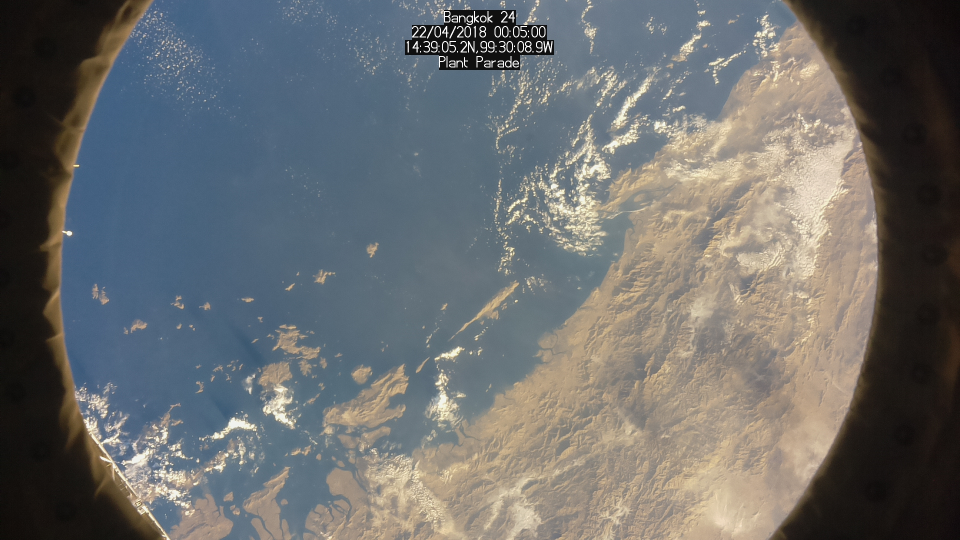
#> input picture coast.jpg, 1920 x 1080 px (shown at 1/2 size)
$ python landSeaDetection.py
#> lines starting #> are read from the running program, lines starting #| are printed output that depends on the picture; after the words box and inside, x2 and y2 are one past the last pixel; in counts of white or black regions, pixels touching at a corner belong together; long printed decimals are rounded
import numpy as np
import cv2

img = cv2.imread('coast.jpg')
#> img is the input picture: shape (1080, 1920, 3); mean B, G, R 108.9, 108.8, 107

def find_border(img):
    hsv = cv2.cvtColor(img, cv2.COLOR_BGR2HSV)
#> hsv: shape (1080, 1920, 3); mean H, S, V 55.2, 65.7, 122.9
    mask = cv2.inRange(hsv, (0,0,0), (180,255,45))
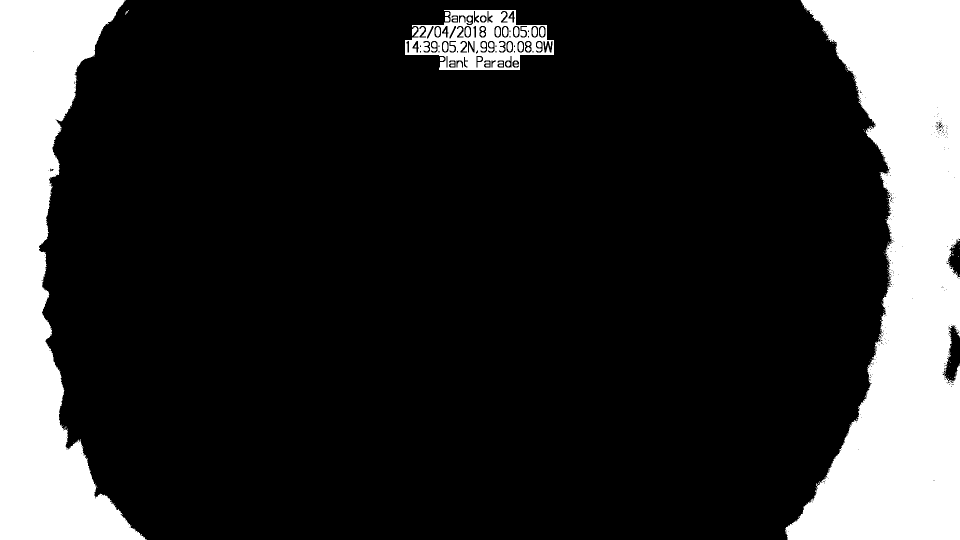
#> mask: shape (1080, 1920) (shown at 1/2 size); 18.7% white; 158 white regions (124 under 20 px), largest, box (x1, y1, x2, y2) and area: (1570, 0, 1920, 1080) 216525, (0, 0, 293, 1080) 151896, (810, 20, 1108, 140) 17359
    output = cv2.bitwise_and(img, img, mask=mask)
    return output

def find_sea(img):
    hsv = cv2.cvtColor(img, cv2.COLOR_BGR2HSV)#lav billed om fra RGB til HSV
    mask = cv2.inRange(hsv, (90,50,50), (125,255,255))#sortere pixel ud fra en tærskel værdi - returnere et sort hvidt billede
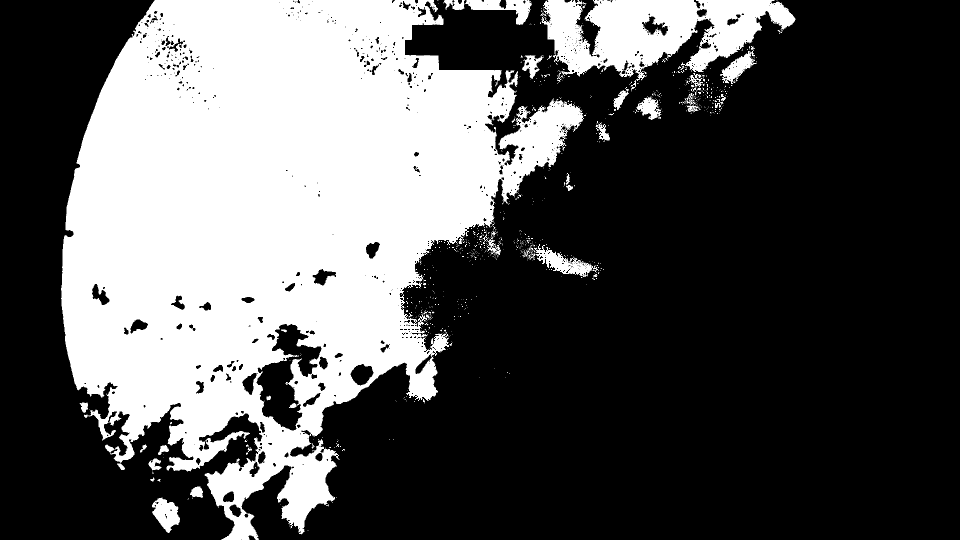
#> mask: shape (1080, 1920) (shown at 1/2 size); 33.9% white; 840 white regions (786 under 20 px), largest, box (x1, y1, x2, y2) and area: (122, 0, 1168, 1080) 634509, (1081, 0, 1591, 183) 47766, (1068, 488, 1198, 555) 2971
    output = cv2.bitwise_and(img, img, mask=mask)#returnere billede der viser pixel der har værdi inden for tærskel område, alle andre pixel er sorte.
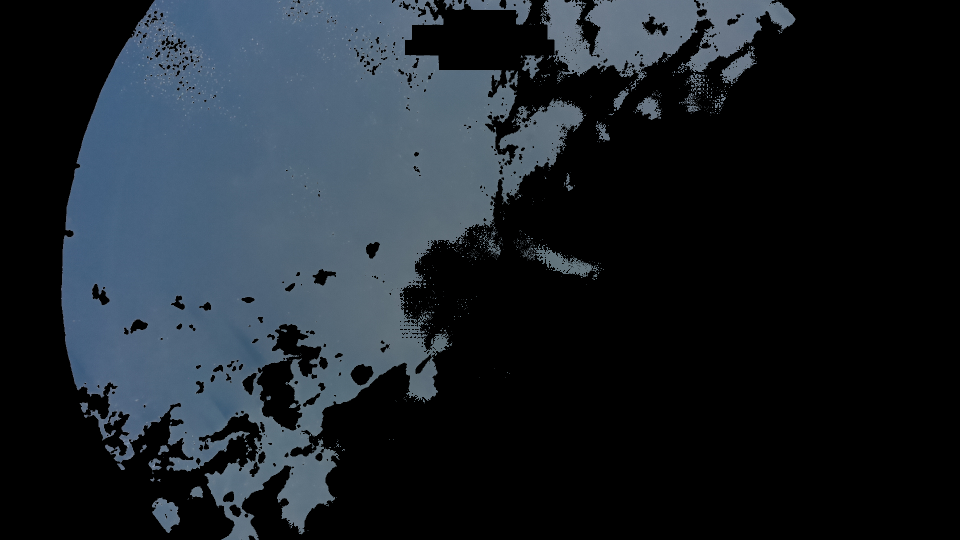
#> output: shape (1080, 1920, 3) (shown at 1/2 size); mean B, G, R 42.8, 35.9, 28.6
    return output

def find_cloud(img):
    hsv = cv2.cvtColor(img, cv2.COLOR_BGR2HSV)
    mask = cv2.inRange(hsv, (0,0,120), (180,30,255))
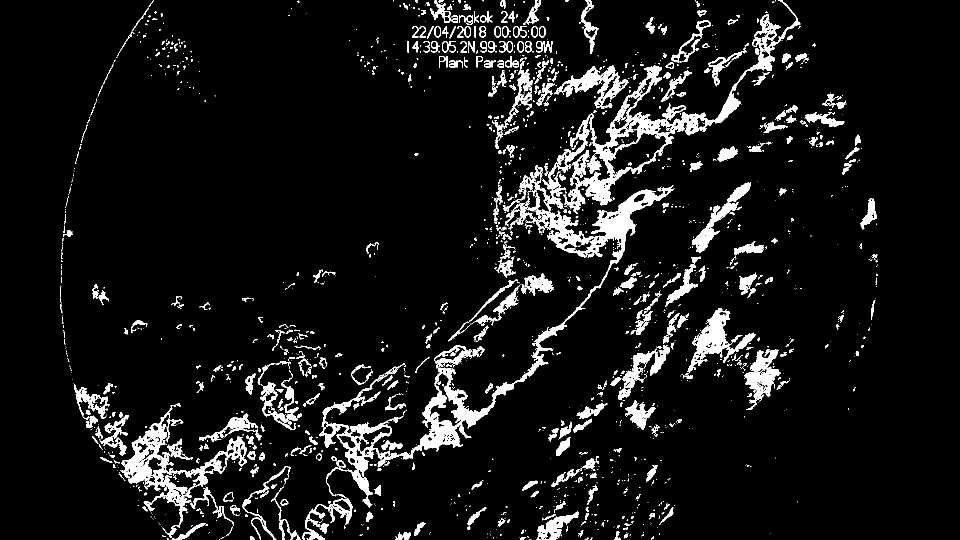
#> mask: shape (1080, 1920) (shown at 1/2 size); 7.8% white; 1828 white regions (1306 under 20 px), largest, box (x1, y1, x2, y2) and area: (638, 0, 1601, 1015) 55326, (240, 806, 494, 1076) 11139, (1375, 616, 1512, 745) 5002
    output = cv2.bitwise_and(img, img, mask=mask)
    return output

def find_ground(img, border, sea, cloud):
    output = cv2.bitwise_xor(img, border)
    output = cv2.bitwise_xor(output, sea)
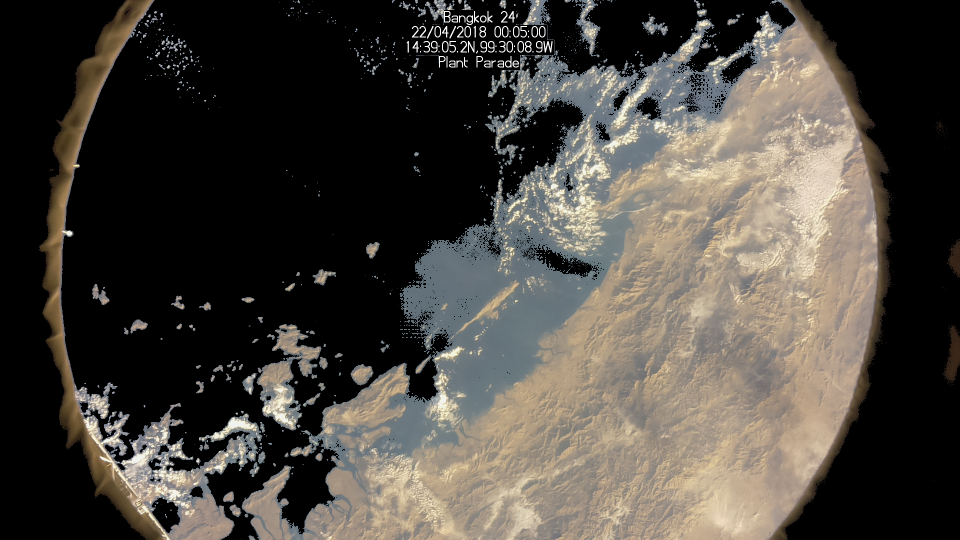
#> output: shape (1080, 1920, 3) (shown at 1/2 size); mean B, G, R 62.8, 69.1, 73.7
    output = cv2.bitwise_xor(output, cloud)
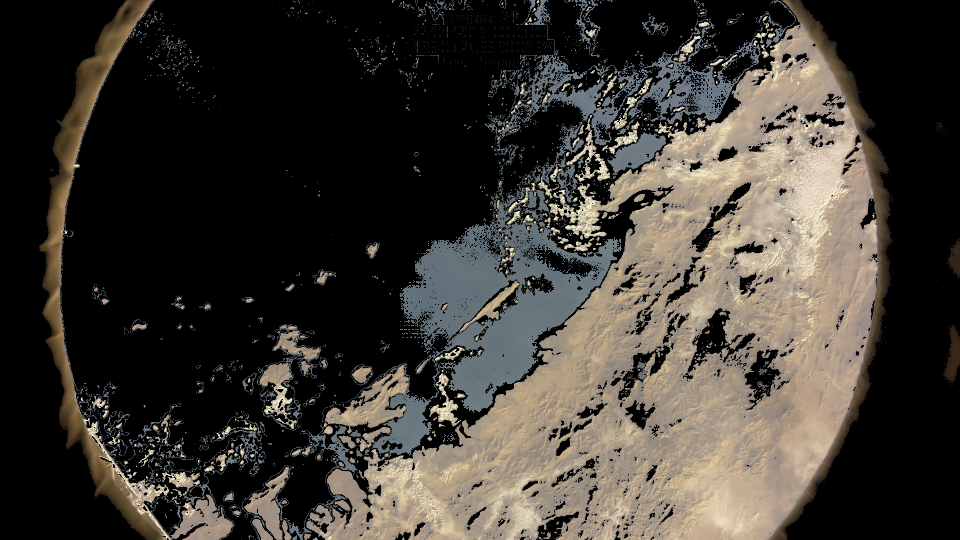
#> output: shape (1080, 1920, 3) (shown at 1/2 size); mean B, G, R 51.5, 57.6, 62.1
    return output

def compute_percentage(masked_img):
    single_band_img= masked_img[:,:,0]>0
    npixel_class = sum(sum(1*single_band_img))
#> npixel_class = 388673
    return npixel_class

def vis_billed(img,name):
    cv2.namedWindow(name,cv2.WINDOW_NORMAL)
    cv2.imshow(name,img)
    cv2.resizeWindow(name, 600,600)

def calculate_percentage(border_output,sea_output,cloud_output,ground_output):
    nborder_pixel = compute_percentage(border_output)
#> nborder_pixel = 388673
    nsea_pixel = compute_percentage(sea_output)
#> nsea_pixel = 702599
    ncloud_pixel = compute_percentage(cloud_output)
#> ncloud_pixel = 162469
    nground_pixel = compute_percentage(ground_output)
#> in compute_percentage (call 4), `single_band_img= masked_img[:,:,0]>0`:
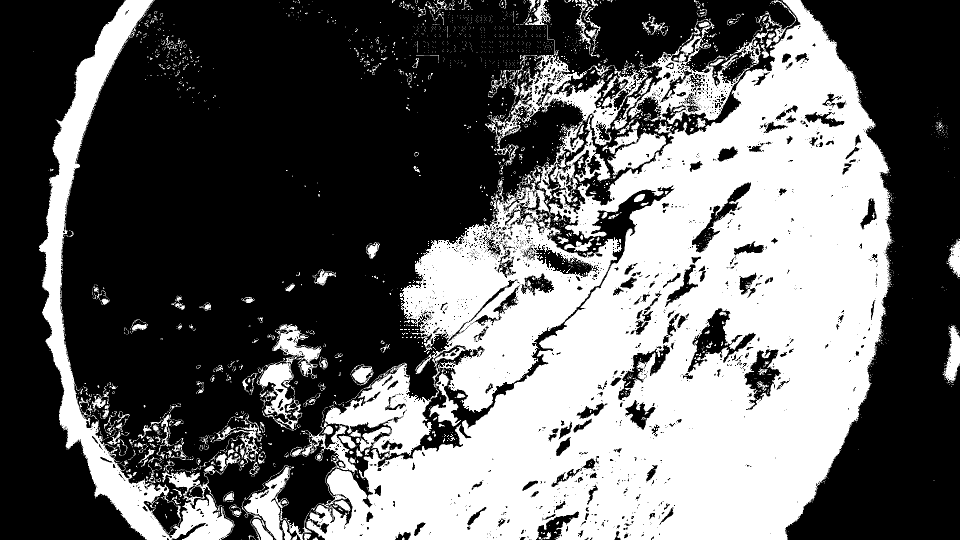
#> single_band_img: shape (1080, 1920) bool (shown at 1/2 size); 39.5% white; 2926 white regions (2607 under 20 px), largest, box (x1, y1, x2, y2) and area: (580, 0, 1785, 1080) 612283, (800, 358, 1244, 825) 82551, (78, 0, 469, 1080) 58820
#> in compute_percentage (call 4), `npixel_class = sum(sum(1*single_band_img))`: npixel_class = 819859
#> nground_pixel = 819859
    total_img_pixel = img[:,:,0].shape[0]*img[:,:,0].shape[1]
#> total_img_pixel = 2073600
    return [nborder_pixel/total_img_pixel, nsea_pixel/(total_img_pixel-nborder_pixel), ncloud_pixel/total_img_pixel, nground_pixel/(total_img_pixel-nborder_pixel)]

def global_classificator(img):
    border_output = find_border(img)
    sea_output = find_sea(img)
    cloud_output = find_cloud(img)
    ground_output = find_ground(img, border_output, sea_output, cloud_output)

    vis_billed(border_output,'border')
    vis_billed(sea_output,'sea')
    vis_billed(cloud_output,'cloud')
    vis_billed(ground_output,'ground')
    print('border, sea, cloud, ground')
    print(calculate_percentage(border_output,sea_output,cloud_output,ground_output))
#| [0.1874, 0.417, 0.07835, 0.4866]

global_classificator(img)

cv2.waitKey(0)
cv2.destroyAllWindows()
